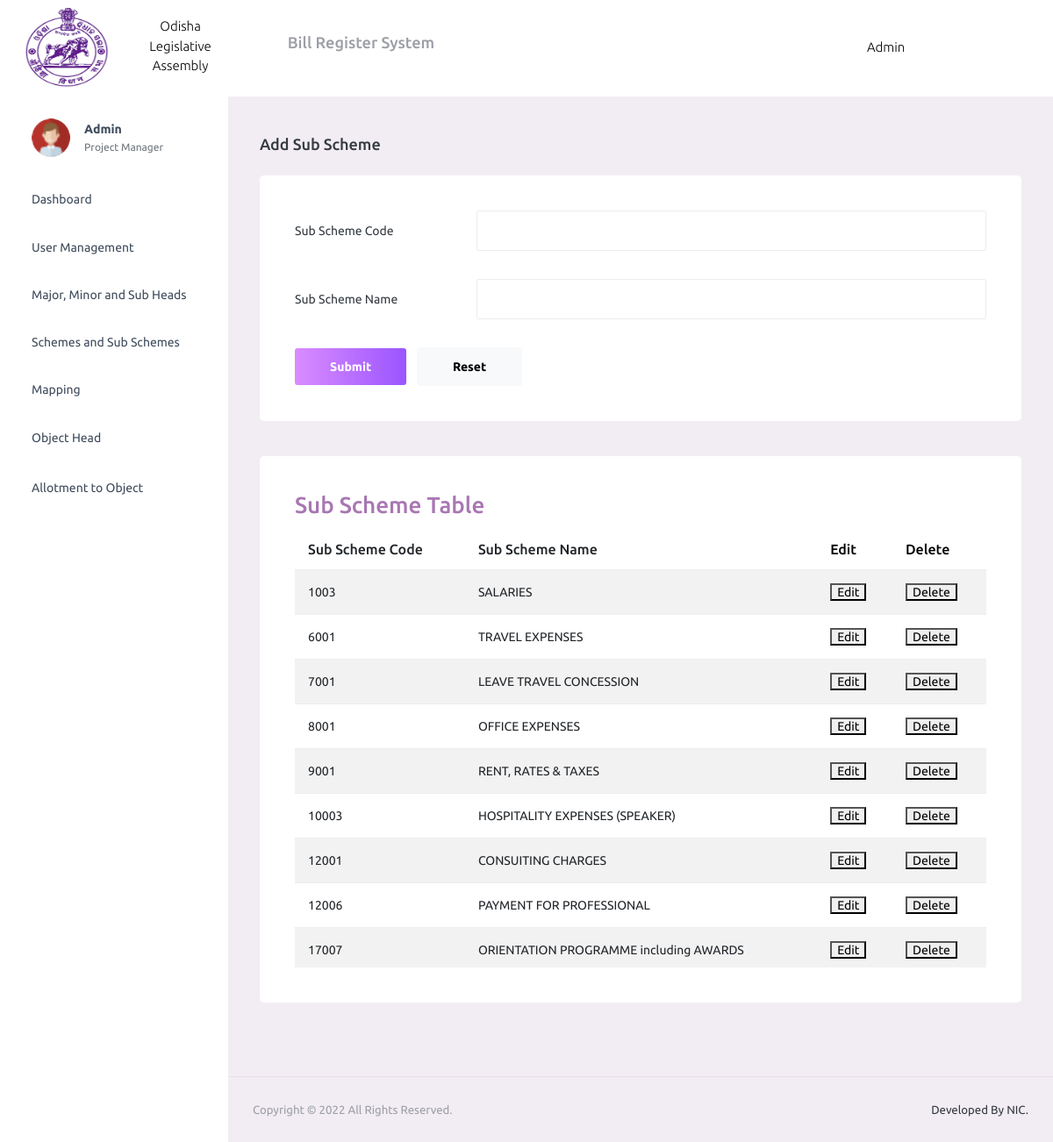
Page /admin1/home/subScheme/ on the committed database.
### allotment/models.py (models this page shows, shortened)
class Sub_Scheme(models.Model):
    SubScheme_Code=models.IntegerField(primary_key=True)
    SubScheme_Name=models.CharField(default="",max_length=250)

### allotment/views.py (the view)
# urls.py: path('admin1/home/subScheme/', views.adminSubScheme, name="subScheme"),
def adminSubScheme(request):
    if request.method=='POST':
        print(request.POST)
        newentry=Sub_Scheme(SubScheme_Code=request.POST.get('subSchemeCode'), SubScheme_Name=request.POST.get('subSchemeName'))
        newentry.save()
        return redirect('subScheme')
    else:
        subSchemes=Sub_Scheme.objects.all()
        return render(request,'admin/adminSubScheme.html',{'subSchemes':subSchemes})

### allotment/templates/admin/adminSubScheme.html (shortened to what this page needs)
{% extends 'admin/adminBase.html' %}
{% block content %}
<div class="page-header">
  <h3 class="page-title"> Add Sub Scheme</h3>
</div>
<div class="row">
    <div class="col-md-12 grid-margin stretch-card bil">
      <div class="card">
        <div class="card-body">
          <form class="forms-sample" method="POST">
            <div class="form-group row">
              <label for="exampleInputUsername2" class="col-sm-3 col-form-label">Sub Scheme Code</label>
              <div class="col-sm-9">
                <input type="number" class="form-control" name="subSchemeCode" id="exampleInputUsername2" placeholder="">
              </div>
            </div>
            <div class="form-group row">
              <label for="exampleInputEmail2" class="col-sm-3 col-form-label">Sub Scheme Name</label>
              <div class="col-sm-9">
                <input type="text" class="form-control" name="subSchemeName" id="exampleInputEmail2" placeholder="">
              </div>
            </div>
            <button type="submit" class="btn btn-gradient-primary me-2">Submit</button>
            <button type="reset" class="btn btn-light">Reset</button>
          </form>
        </div>
      </div>
    </div>
  </div>
  <div class="row">
    <div class="col-lg-12 grid-margin stretch-card bil">
      <div class="card">
        <div class="card-body">
          <h4 class="card-title">Sub Scheme Table</h4>
          <div class="mbill">
            <table class="table table-striped">
              <thead>
                <tr>
                  <th> Sub Scheme Code </th>
                  <th> Sub Scheme Name </th>
                  <th> <a href="#" >Edit</a> </th>
                  <th> <a href="#" >Delete</a> </th>
                </tr>
              </thead>
              <tbody>
                {% for subScheme in subSchemes %}
                <tr>
                  <td>{{subScheme.SubScheme_Code}}</td>
                  <td>{{subScheme.SubScheme_Name}}</td>
                  <td><button>Edit</button></td>
                  <td><button>Delete</button></td>
                </tr>
                {% endfor %}
              </tbody>
            </table>
          </div>
       </div>
      </div>
    </div>
  </div>
{% endblock %}

### rows in the picture
Sub_Scheme: SubScheme_Code "1003", SubScheme_Name "SALARIES"
Sub_Scheme: SubScheme_Code "6001", SubScheme_Name "TRAVEL EXPENSES"
Sub_Scheme: SubScheme_Code "7001", SubScheme_Name "LEAVE TRAVEL CONCESSION"
Sub_Scheme: SubScheme_Code "8001", SubScheme_Name "OFFICE EXPENSES"
Sub_Scheme: SubScheme_Code "9001", SubScheme_Name "RENT, RATES & TAXES"
Sub_Scheme: SubScheme_Code "10003", SubScheme_Name "HOSPITALITY EXPENSES (SPEAKER)"
Sub_Scheme: SubScheme_Code "12001", SubScheme_Name "CONSUITING CHARGES"
Sub_Scheme: SubScheme_Code "12006", SubScheme_Name "PAYMENT FOR PROFESSIONAL"
Sub_Scheme: SubScheme_Code "17007", SubScheme_Name "ORIENTATION PROGRAMME including AWARDS"
